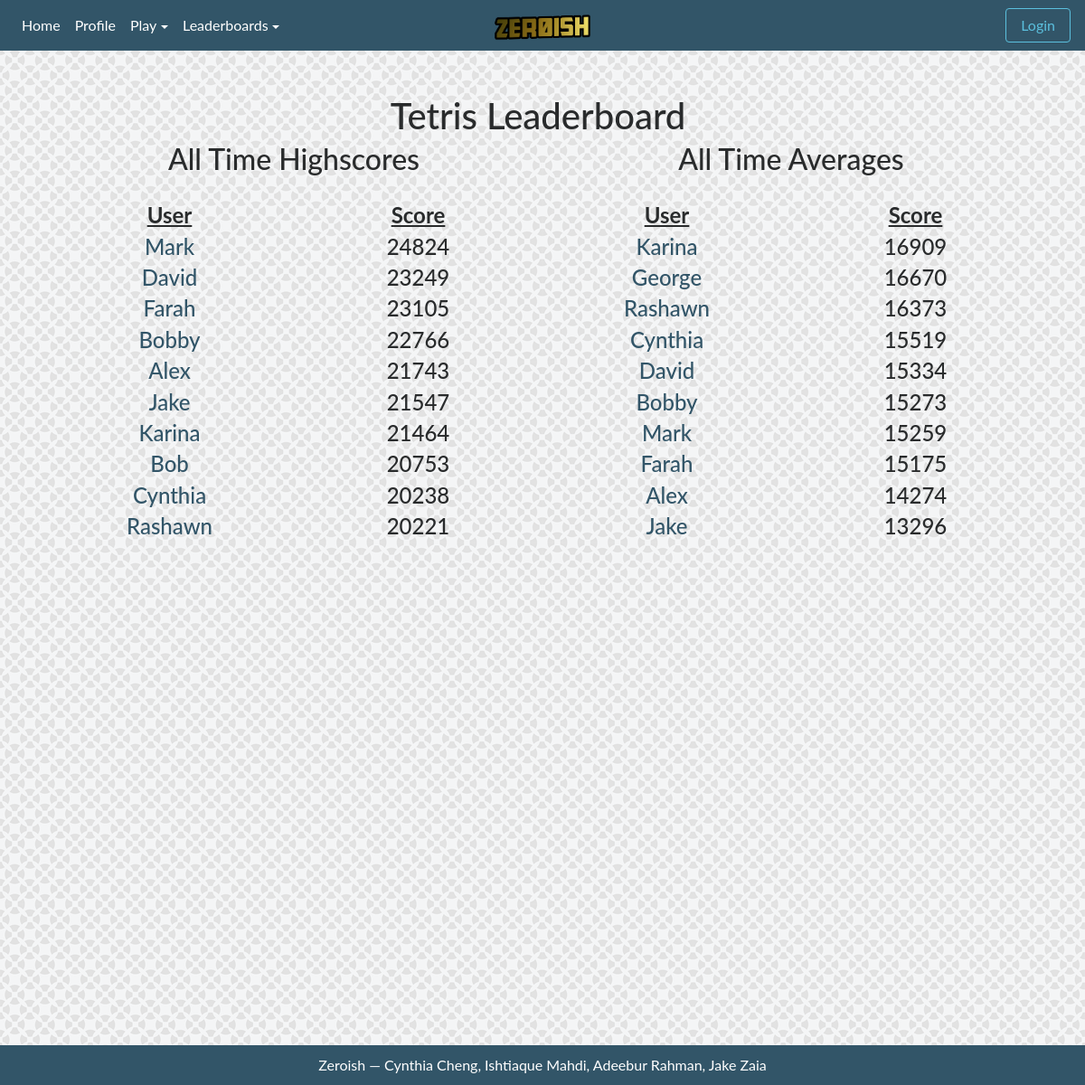
/tetris/leaderboard, run on the app's committed database.
### tables this page shows
CREATE TABLE tetris (username TEXT PRIMARY KEY, scores TEXT, average REAL, highscore NUMERIC, numplayed NUMERIC);

### app.py (the view)
@app.route("/tetris/leaderboard")
def tetris_leaderboard():
    if 'username' in session:
        logged = True
    else:
        logged = False
    return render_template("leaderboard.html", logged=logged, game="Tetris",
                           highscores = tetris.get_highscores(),
                           averages = tetris.get_averages())

### utils/tetris.py (called while the page is built)
def get_highscores():
    db = sqlite3.connect(f)
    user_info = db.cursor().execute('SELECT username, highscore FROM tetris;').fetchall()
    dic = {}
    for data in user_info:
        dic[data[0]] = data[1]
    scores = []
    for line in sorted(dic.items(), key=lambda dic: dic[1], reverse=True):
        scores.append( [line[0], line[1]] )
    return scores[:10]

def get_averages():
    db = sqlite3.connect(f)
    user_info = db.cursor().execute('SELECT username, average FROM tetris;').fetchall()
    dic = {}
    for data in user_info:
        dic[data[0]] = data[1]
    scores = []
    for line in sorted(dic.items(), key=lambda dic: dic[1], reverse=True):
        scores.append( [line[0], line[1]] )
    return scores[:10]

### templates/leaderboard.html (shortened to what this page needs)
{% extends "template.html" %}
{% block content %}
<br>
<div class="container">
  <div class="row">
    <div class="col"></div>
    <div class="col"><h1>{{ game }} Leaderboard</h1></div>
    <div class="col"></div>
  </div>
  <div class="row">
    <div class="col">
      <center>
        <h2> All Time Highscores</h2>
        <br>
        <div class="row">
          <div class="col">
            <h4><b><u>User</u></b></h4>
          </div>
          <div class="col">
            <h4><b><u>Score</u></b></h4>
          </div>
        </div>
        {% for data in highscores %}
        <div class="row">
          <div class="col">
            <a href="/profile?user={{ data[0] }}"><h4>{{ data[0] }}</h4></a>
          </div>
          <div class="col">
            <h4>{{ data[1] }}</h4>
          </div>
        </div>
        {% endfor %}
      </center>
    </div>
    <div class="col">
      <center>
        <h2> All Time Averages</h2>
        <br>
        <div class="row">
          <div class="col">
            <h4><b><u>User</u></b></h4>
          </div>
          <div class="col">
            <h4><b><u>Score</u></b></h4>
          </div>
        </div>
        {% for data in averages %}
        <div class="row">
          <div class="col">
            <a href="/profile?user={{ data[0] }}"><h4>{{ data[0] }}</h4></a>
          </div>
          <div class="col">
            <h4>{{ data[1]|int }}</h4>
          </div>
        </div>
        {% endfor %}
      </center>
    </div>
  </div>
</div>
{% endblock %}

### templates/template.html (shortened to what this page needs)
<!DOCTYPE html>
<html lang="en">
  <head>
    <link rel="stylesheet" type="text/css" href="{{ url_for('static',filename='css/bootstrap.min.css') }}">
    <link rel="stylesheet" type="text/css" href="{{ url_for('static',filename='css/style.css') }}">
  </head>
  <body>
    <nav class="navbar fixed-top navbar-toggleable-md navbar-inverse">
      <ul class="navbar-nav mr-auto">
        <li class="nav-item navbar-center" style="top: 0px;">
          <a href="/"><img src="{{ url_for('static',filename='img/logo.png') }}" alt="logo" height="75px" style="padding-bottom: 15px;"></a>
        </li>
        <div class="collapse navbar-collapse" id="navbarSupportedContent">
          <li class="nav-item active">
            <a class="nav-link" href="/">Home</a>
          </li>
          <li class="nav-item active">
            <a class="nav-link" href="/profile">Profile</a>
          </li>
          <li class="nav-item active dropdown">
            <a class="nav-link dropdown-toggle" href="/" data-toggle="dropdown">Play</a>
          </li>
          <li class="nav-item active dropdown">
            <a class="nav-link dropdown-toggle" href="/" data-toggle="dropdown">Leaderboards</a>
          </li>
        </div>
      </ul>
      {% if logged %}<li class="nav-item navbar-right active">
        <a class="btn nav-link-success btn-outline-danger" href="/logout">Logout</a>
      </li>{% else %}<li class="nav-item navbar-right active">
        <a class="btn nav-link-success btn-outline-info " href="/login">Login</a>
      </li>{% endif %}
    </nav>
    <br>
    <br>
    <center>
      <div class="content">
        <br>
        {% block content %}
        {% endblock %}
      </div>
    </center>
    <div class="footer">
      Zeroish — Cynthia Cheng, Ishtiaque Mahdi, Adeebur Rahman, Jake Zaia<br>
    </div>
  </body>
</html>

### static/css/style.css (style rules this page uses)
body { padding-top: 10px; min-height: 75rem; position: absolute; height: 100%; width: 100%; background-image: url("../img/pattern.png"); background-position: center top; background-attachment: fixed; font-family: 'Lato', sans-serif; text-align: justify; }
.content { text-align: left; padding-left: 50px; padding-right: 50px; }
.footer { font-size: auto; padding-top: 10px; padding-bottom: 10px; position: fixed; left: 0; bottom: 0; width: 100%; background-color: #325568; color: white; text-align: center; }
.navbar-center { position: absolute; left: 50%; transform: translatex(-50%); }
a, a:hover { color: #325568; }
ul { list-style-type: none; }
li { list-style-type: none; }
.navbar-inverse { background-color: #325568; border-color: #325568; }

### data on the page
tetris: username "Mark", highscore "24824", average "15259"
tetris: username "David", highscore "23249", average "15334"
tetris: username "Farah", highscore "23105", average "15175"
tetris: username "Bobby", highscore "22766", average "15273"
tetris: username "Alex", highscore "21743", average "14274"
tetris: username "Jake", highscore "21547", average "13296"
tetris: username "Karina", highscore "21464", average "16909"
tetris: username "Bob", highscore "20753"
tetris: username "Cynthia", highscore "20238", average "15519"
tetris: username "Rashawn", highscore "20221", average "16373"
tetris: username "George", average "16670"

### other printed values
{{ game }} "Tetris"
